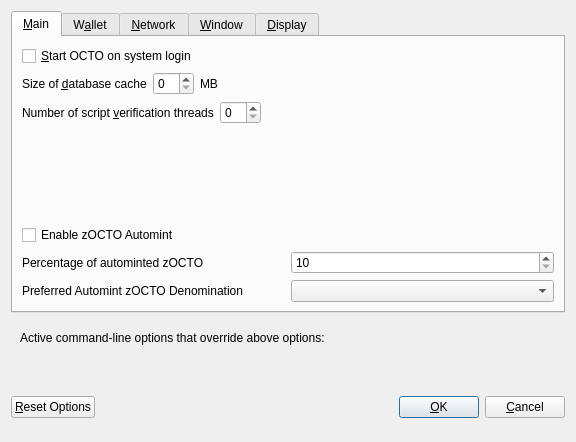
<?xml version="1.0" encoding="UTF-8"?>
<ui version="4.0">
 <class>OptionsDialog</class>
 <widget class="QDialog" name="OptionsDialog">
  <property name="geometry">
   <rect>
    <x>0</x>
    <y>0</y>
    <width>576</width>
    <height>442</height>
   </rect>
  </property>
  <property name="windowTitle">
   <string>Options</string>
  </property>
  <property name="modal">
   <bool>true</bool>
  </property>
  <layout class="QVBoxLayout" name="verticalLayout">
   <item>
    <widget class="QTabWidget" name="tabWidget">
     <property name="currentIndex">
      <number>0</number>
     </property>
     <widget class="QWidget" name="tabMain">
      <attribute name="title">
       <string>&amp;Main</string>
      </attribute>
      <layout class="QVBoxLayout" name="verticalLayout_Main">
       <item>
        <widget class="QCheckBox" name="bitcoinAtStartup">
         <property name="toolTip">
          <string>Automatically start OCTO after logging in to the system.</string>
         </property>
         <property name="text">
          <string>&amp;Start OCTO on system login</string>
         </property>
        </widget>
       </item>
       <item>
        <layout class="QHBoxLayout" name="horizontalLayout_2_Main">
         <item>
          <widget class="QLabel" name="databaseCacheLabel">
           <property name="text">
            <string>Size of &amp;database cache</string>
           </property>
           <property name="textFormat">
            <enum>Qt::PlainText</enum>
           </property>
           <property name="buddy">
            <cstring>databaseCache</cstring>
           </property>
          </widget>
         </item>
         <item>
          <widget class="QSpinBox" name="databaseCache"/>
         </item>
         <item>
          <widget class="QLabel" name="databaseCacheUnitLabel">
           <property name="text">
            <string>MB</string>
           </property>
           <property name="textFormat">
            <enum>Qt::PlainText</enum>
           </property>
          </widget>
         </item>
         <item>
          <spacer name="horizontalSpacer_2_Main">
           <property name="orientation">
            <enum>Qt::Horizontal</enum>
           </property>
           <property name="sizeHint" stdset="0">
            <size>
             <width>40</width>
             <height>20</height>
            </size>
           </property>
          </spacer>
         </item>
        </layout>
       </item>
       <item>
        <layout class="QHBoxLayout" name="horizontalLayout_3_Main">
         <item>
          <widget class="QLabel" name="threadsScriptVerifLabel">
           <property name="text">
            <string>Number of script &amp;verification threads</string>
           </property>
           <property name="textFormat">
            <enum>Qt::PlainText</enum>
           </property>
           <property name="buddy">
            <cstring>threadsScriptVerif</cstring>
           </property>
          </widget>
         </item>
         <item>
          <widget class="QSpinBox" name="threadsScriptVerif">
           <property name="toolTip">
            <string>(0 = auto, &lt;0 = leave that many cores free)</string>
           </property>
          </widget>
         </item>
         <item>
          <spacer name="horizontalSpacer_3_Main">
           <property name="orientation">
            <enum>Qt::Horizontal</enum>
           </property>
           <property name="sizeHint" stdset="0">
            <size>
             <width>40</width>
             <height>20</height>
            </size>
           </property>
          </spacer>
         </item>
        </layout>
       </item>
       <item>
        <spacer name="verticalSpacer_2">
         <property name="orientation">
          <enum>Qt::Vertical</enum>
         </property>
         <property name="sizeHint" stdset="0">
          <size>
           <width>20</width>
           <height>40</height>
          </size>
         </property>
        </spacer>
       </item>
       <item>
        <widget class="QCheckBox" name="checkBoxZeromintEnable">
         <property name="toolTip">
          <string>Enable automatic minting of OCTO units to zOCTO</string>
         </property>
         <property name="layoutDirection">
          <enum>Qt::LeftToRight</enum>
         </property>
         <property name="text">
          <string>Enable zOCTO Automint</string>
         </property>
        </widget>
       </item>
       <item>
        <layout class="QHBoxLayout" name="horizontalLayout_3">
         <item>
          <widget class="QLabel" name="percentage_label">
           <property name="toolTip">
            <string>Percentage of incoming OCTO which get automatically converted to zOCTO via Zerocoin Protocol (min: 10%)</string>
           </property>
           <property name="text">
            <string>Percentage of autominted zOCTO</string>
           </property>
          </widget>
         </item>
         <item>
          <widget class="QSpinBox" name="zeromintPercentage">
           <property name="minimum">
            <number>10</number>
           </property>
           <property name="maximum">
            <number>100</number>
           </property>
          </widget>
         </item>
        </layout>
       </item>
       <item>
        <layout class="QHBoxLayout" name="horizontalLayout" stretch="0,0">
         <property name="sizeConstraint">
          <enum>QLayout::SetFixedSize</enum>
         </property>
         <item>
          <widget class="QLabel" name="labelPreferredDenom">
           <property name="maximumSize">
            <size>
             <width>16777215</width>
             <height>16777215</height>
            </size>
           </property>
           <property name="toolTip">
            <string>Wait with automatic conversion to Zerocoin until enough OCTO for this denomination is available</string>
           </property>
           <property name="text">
            <string>Preferred Automint zOCTO Denomination</string>
           </property>
          </widget>
         </item>
         <item>
          <widget class="QComboBox" name="preferredDenom">
           <property name="maximumSize">
            <size>
             <width>16777215</width>
             <height>27</height>
            </size>
           </property>
           <property name="toolTip">
            <string>Wait with automatic conversion to Zerocoin until enough OCTO for this denomination is available</string>
           </property>
           <property name="maxVisibleItems">
            <number>9</number>
           </property>
           <property name="maxCount">
            <number>9</number>
           </property>
          </widget>
         </item>
        </layout>
       </item>
      </layout>
     </widget>
     <widget class="QWidget" name="tabWallet">
      <attribute name="title">
       <string>W&amp;allet</string>
      </attribute>
      <layout class="QVBoxLayout" name="verticalLayout_Wallet">
       <item>
        <layout class="QHBoxLayout" name="horizontalLayout_2_Wallet">
         <item>
          <widget class="QLabel" name="labelStakeSplitThresholdText">
           <property name="text">
            <string>Stake split threshold:</string>
           </property>
          </widget>
         </item>
         <item>
          <widget class="QSpinBox" name="spinBoxStakeSplitThreshold">
           <property name="minimum">
            <number>1</number>
           </property>
           <property name="maximum">
            <number>999999</number>
           </property>
          </widget>
         </item>
        </layout>
       </item>
       <item>
        <widget class="QGroupBox" name="groupBox">
         <property name="title">
          <string>Expert</string>
         </property>
         <layout class="QVBoxLayout" name="verticalLayout_2">
          <item>
           <widget class="QCheckBox" name="coinControlFeatures">
            <property name="toolTip">
             <string>Whether to show coin control features or not.</string>
            </property>
            <property name="text">
             <string>Enable coin &amp;control features</string>
            </property>
           </widget>
          </item>
          <item>
           <widget class="QCheckBox" name="showMasternodesTab">
            <property name="toolTip">
             <string>Show additional tab listing all your masternodes in first sub-tab&lt;br/&gt;and all masternodes on the network in second sub-tab.</string>
            </property>
            <property name="text">
             <string>Show Masternodes Tab</string>
            </property>
           </widget>
          </item>
          <item>
           <widget class="QCheckBox" name="spendZeroConfChange">
            <property name="toolTip">
             <string>If you disable the spending of unconfirmed change, the change from a transaction&lt;br/&gt;cannot be used until that transaction has at least one confirmation.&lt;br/&gt;This also affects how your balance is computed.</string>
            </property>
            <property name="text">
             <string>&amp;Spend unconfirmed change</string>
            </property>
           </widget>
          </item>
         </layout>
        </widget>
       </item>
       <item>
        <spacer name="verticalSpacer_Wallet">
         <property name="orientation">
          <enum>Qt::Vertical</enum>
         </property>
         <property name="sizeHint" stdset="0">
          <size>
           <width>20</width>
           <height>40</height>
          </size>
         </property>
        </spacer>
       </item>
      </layout>
     </widget>
     <widget class="QWidget" name="tabNetwork">
      <attribute name="title">
       <string>&amp;Network</string>
      </attribute>
      <layout class="QVBoxLayout" name="verticalLayout_Network">
       <item>
        <widget class="QCheckBox" name="mapPortUpnp">
         <property name="toolTip">
          <string>Automatically open the OCTO client port on the router. This only works when your router supports UPnP and it is enabled.</string>
         </property>
         <property name="text">
          <string>Map port using &amp;UPnP</string>
         </property>
        </widget>
       </item>
       <item>
        <widget class="QCheckBox" name="allowIncoming">
         <property name="toolTip">
          <string>Accept connections from outside</string>
         </property>
         <property name="text">
          <string>Allow incoming connections</string>
         </property>
        </widget>
       </item>
       <item>
        <widget class="QCheckBox" name="connectSocks">
         <property name="toolTip">
          <string>Connect to the OCTO network through a SOCKS5 proxy.</string>
         </property>
         <property name="text">
          <string>&amp;Connect through SOCKS5 proxy (default proxy):</string>
         </property>
        </widget>
       </item>
       <item>
        <layout class="QHBoxLayout" name="horizontalLayout_1_Network">
         <item>
          <widget class="QLabel" name="proxyIpLabel">
           <property name="text">
            <string>Proxy &amp;IP:</string>
           </property>
           <property name="textFormat">
            <enum>Qt::PlainText</enum>
           </property>
           <property name="buddy">
            <cstring>proxyIp</cstring>
           </property>
          </widget>
         </item>
         <item>
          <widget class="QValidatedLineEdit" name="proxyIp">
           <property name="minimumSize">
            <size>
             <width>140</width>
             <height>0</height>
            </size>
           </property>
           <property name="maximumSize">
            <size>
             <width>140</width>
             <height>16777215</height>
            </size>
           </property>
           <property name="toolTip">
            <string>IP address of the proxy (e.g. IPv4: 127.0.0.1 / IPv6: ::1)</string>
           </property>
          </widget>
         </item>
         <item>
          <widget class="QLabel" name="proxyPortLabel">
           <property name="text">
            <string>&amp;Port:</string>
           </property>
           <property name="textFormat">
            <enum>Qt::PlainText</enum>
           </property>
           <property name="buddy">
            <cstring>proxyPort</cstring>
           </property>
          </widget>
         </item>
         <item>
          <widget class="QLineEdit" name="proxyPort">
           <property name="minimumSize">
            <size>
             <width>55</width>
             <height>0</height>
            </size>
           </property>
           <property name="maximumSize">
            <size>
             <width>55</width>
             <height>16777215</height>
            </size>
           </property>
           <property name="toolTip">
            <string>Port of the proxy (e.g. 9050)</string>
           </property>
          </widget>
         </item>
         <item>
          <spacer name="horizontalSpacer_1_Network">
           <property name="orientation">
            <enum>Qt::Horizontal</enum>
           </property>
           <property name="sizeHint" stdset="0">
            <size>
             <width>40</width>
             <height>20</height>
            </size>
           </property>
          </spacer>
         </item>
        </layout>
       </item>
       <item>
        <spacer name="verticalSpacer_Network">
         <property name="orientation">
          <enum>Qt::Vertical</enum>
         </property>
         <property name="sizeHint" stdset="0">
          <size>
           <width>20</width>
           <height>40</height>
          </size>
         </property>
        </spacer>
       </item>
      </layout>
     </widget>
     <widget class="QWidget" name="tabWindow">
      <attribute name="title">
       <string>&amp;Window</string>
      </attribute>
      <layout class="QVBoxLayout" name="verticalLayout_Window">
       <item>
        <widget class="QCheckBox" name="minimizeToTray">
         <property name="toolTip">
          <string>Show only a tray icon after minimizing the window.</string>
         </property>
         <property name="text">
          <string>&amp;Minimize to the tray instead of the taskbar</string>
         </property>
        </widget>
       </item>
       <item>
        <widget class="QCheckBox" name="minimizeOnClose">
         <property name="toolTip">
          <string>Minimize instead of exit the application when the window is closed. When this option is enabled, the application will be closed only after selecting Quit in the menu.</string>
         </property>
         <property name="text">
          <string>M&amp;inimize on close</string>
         </property>
        </widget>
       </item>
       <item>
        <spacer name="verticalSpacer_Window">
         <property name="orientation">
          <enum>Qt::Vertical</enum>
         </property>
         <property name="sizeHint" stdset="0">
          <size>
           <width>20</width>
           <height>40</height>
          </size>
         </property>
        </spacer>
       </item>
      </layout>
     </widget>
     <widget class="QWidget" name="tabDisplay">
      <attribute name="title">
       <string>&amp;Display</string>
      </attribute>
      <layout class="QVBoxLayout" name="verticalLayout_Display">
       <item>
        <layout class="QHBoxLayout" name="horizontalLayout_1_Display">
         <item>
          <widget class="QLabel" name="langLabel">
           <property name="text">
            <string>User Interface &amp;language:</string>
           </property>
           <property name="textFormat">
            <enum>Qt::PlainText</enum>
           </property>
           <property name="buddy">
            <cstring>lang</cstring>
           </property>
          </widget>
         </item>
         <item>
          <widget class="QValueComboBox" name="lang">
           <property name="toolTip">
            <string>The user interface language can be set here. This setting will take effect after restarting OCTO.</string>
           </property>
          </widget>
         </item>
        </layout>
       </item>
       <item>
        <widget class="QLabel" name="label_3">
         <property name="toolTip">
          <string notr="true"/>
         </property>
         <property name="statusTip">
          <string notr="true"/>
         </property>
         <property name="whatsThis">
          <string notr="true"/>
         </property>
         <property name="accessibleName">
          <string notr="true"/>
         </property>
         <property name="text">
          <string>Language missing or translation incomplete? Help contributing translations here:
https://www.transifex.com/octo-project/octo-project-translations</string>
         </property>
         <property name="wordWrap">
          <bool>true</bool>
         </property>
         <property name="openExternalLinks">
          <bool>true</bool>
         </property>
         <property name="textInteractionFlags">
          <set>Qt::TextBrowserInteraction</set>
         </property>
        </widget>
       </item>
       <item>
        <layout class="QHBoxLayout" name="horizontalLayout_4_Display" stretch="0,0">
         <item>
          <widget class="QLabel" name="themeLabel">
           <property name="text">
            <string>User Interface Theme:</string>
           </property>
          </widget>
         </item>
         <item>
          <widget class="QValueComboBox" name="theme"/>
         </item>
        </layout>
       </item>
       <item>
        <widget class="Line" name="line">
         <property name="orientation">
          <enum>Qt::Horizontal</enum>
         </property>
        </widget>
       </item>
       <item>
        <layout class="QHBoxLayout" name="horizontalLayout_2_Display">
         <item>
          <widget class="QLabel" name="unitLabel">
           <property name="text">
            <string>&amp;Unit to show amounts in:</string>
           </property>
           <property name="textFormat">
            <enum>Qt::PlainText</enum>
           </property>
           <property name="buddy">
            <cstring>unit</cstring>
           </property>
          </widget>
         </item>
         <item>
          <widget class="QValueComboBox" name="unit">
           <property name="toolTip">
            <string>Choose the default subdivision unit to show in the interface and when sending coins.</string>
           </property>
          </widget>
         </item>
        </layout>
       </item>
       <item>
        <layout class="QHBoxLayout" name="horizontalLayout_5_Display">
         <item>
          <widget class="QLabel" name="digitsLabel">
           <property name="text">
            <string>Decimal digits</string>
           </property>
          </widget>
         </item>
         <item>
          <widget class="QValueComboBox" name="digits"/>
         </item>
        </layout>
       </item>
       <item>
        <widget class="QCheckBox" name="checkBoxHideZeroBalances">
         <property name="toolTip">
          <string>Hide empty balances</string>
         </property>
         <property name="layoutDirection">
          <enum>Qt::LeftToRight</enum>
         </property>
         <property name="text">
          <string>Hide empty balances</string>
         </property>
        </widget>
       </item>
       <item>
        <layout class="QHBoxLayout" name="horizontalLayout_3_Display">
         <item>
          <widget class="QLabel" name="thirdPartyTxUrlsLabel">
           <property name="toolTip">
            <string>Third party URLs (e.g. a block explorer) that appear in the transactions tab as context menu items. %s in the URL is replaced by transaction hash. Multiple URLs are separated by vertical bar |.</string>
           </property>
           <property name="text">
            <string>Third party transaction URLs</string>
           </property>
           <property name="buddy">
            <cstring>thirdPartyTxUrls</cstring>
           </property>
          </widget>
         </item>
         <item>
          <widget class="QLineEdit" name="thirdPartyTxUrls">
           <property name="toolTip">
            <string>Third party URLs (e.g. a block explorer) that appear in the transactions tab as context menu items. %s in the URL is replaced by transaction hash. Multiple URLs are separated by vertical bar |.</string>
           </property>
          </widget>
         </item>
        </layout>
       </item>
       <item>
        <spacer name="verticalSpacer">
         <property name="orientation">
          <enum>Qt::Vertical</enum>
         </property>
         <property name="sizeHint" stdset="0">
          <size>
           <width>20</width>
           <height>40</height>
          </size>
         </property>
        </spacer>
       </item>
      </layout>
     </widget>
    </widget>
   </item>
   <item>
    <widget class="QFrame" name="frame">
     <layout class="QVBoxLayout" name="verticalLayout_Bottom">
      <item>
       <layout class="QHBoxLayout" name="horizontalLayout_Bottom">
        <item>
         <widget class="QLabel" name="overriddenByCommandLineInfoLabel">
          <property name="text">
           <string>Active command-line options that override above options:</string>
          </property>
          <property name="textFormat">
           <enum>Qt::PlainText</enum>
          </property>
         </widget>
        </item>
        <item>
         <spacer name="horizontalSpacer_Bottom">
          <property name="orientation">
           <enum>Qt::Horizontal</enum>
          </property>
          <property name="sizeHint" stdset="0">
           <size>
            <width>40</width>
            <height>20</height>
           </size>
          </property>
         </spacer>
        </item>
       </layout>
      </item>
      <item>
       <widget class="QLabel" name="overriddenByCommandLineLabel">
        <property name="text">
         <string/>
        </property>
        <property name="textFormat">
         <enum>Qt::PlainText</enum>
        </property>
        <property name="wordWrap">
         <bool>true</bool>
        </property>
       </widget>
      </item>
     </layout>
    </widget>
   </item>
   <item>
    <layout class="QHBoxLayout" name="horizontalLayout_Buttons">
     <item>
      <widget class="QPushButton" name="resetButton">
       <property name="toolTip">
        <string>Reset all client options to default.</string>
       </property>
       <property name="text">
        <string>&amp;Reset Options</string>
       </property>
       <property name="autoDefault">
        <bool>false</bool>
       </property>
      </widget>
     </item>
     <item>
      <spacer name="horizontalSpacer_1">
       <property name="orientation">
        <enum>Qt::Horizontal</enum>
       </property>
       <property name="sizeHint" stdset="0">
        <size>
         <width>40</width>
         <height>48</height>
        </size>
       </property>
      </spacer>
     </item>
     <item>
      <widget class="QLabel" name="statusLabel">
       <property name="minimumSize">
        <size>
         <width>200</width>
         <height>0</height>
        </size>
       </property>
       <property name="font">
        <font>
         <weight>75</weight>
         <bold>true</bold>
        </font>
       </property>
       <property name="text">
        <string/>
       </property>
       <property name="textFormat">
        <enum>Qt::PlainText</enum>
       </property>
       <property name="wordWrap">
        <bool>true</bool>
       </property>
      </widget>
     </item>
     <item>
      <spacer name="horizontalSpacer_2">
       <property name="orientation">
        <enum>Qt::Horizontal</enum>
       </property>
       <property name="sizeHint" stdset="0">
        <size>
         <width>40</width>
         <height>48</height>
        </size>
       </property>
      </spacer>
     </item>
     <item>
      <widget class="QPushButton" name="okButton">
       <property name="text">
        <string>&amp;OK</string>
       </property>
       <property name="autoDefault">
        <bool>false</bool>
       </property>
       <property name="default">
        <bool>true</bool>
       </property>
      </widget>
     </item>
     <item>
      <widget class="QPushButton" name="cancelButton">
       <property name="text">
        <string>&amp;Cancel</string>
       </property>
       <property name="autoDefault">
        <bool>false</bool>
       </property>
      </widget>
     </item>
    </layout>
   </item>
  </layout>
 </widget>
 <customwidgets>
  <customwidget>
   <class>QValidatedLineEdit</class>
   <extends>QLineEdit</extends>
   <header>qvalidatedlineedit.h</header>
  </customwidget>
  <customwidget>
   <class>QValueComboBox</class>
   <extends>QComboBox</extends>
   <header>qvaluecombobox.h</header>
  </customwidget>
 </customwidgets>
 <resources/>
 <connections/>
</ui>
